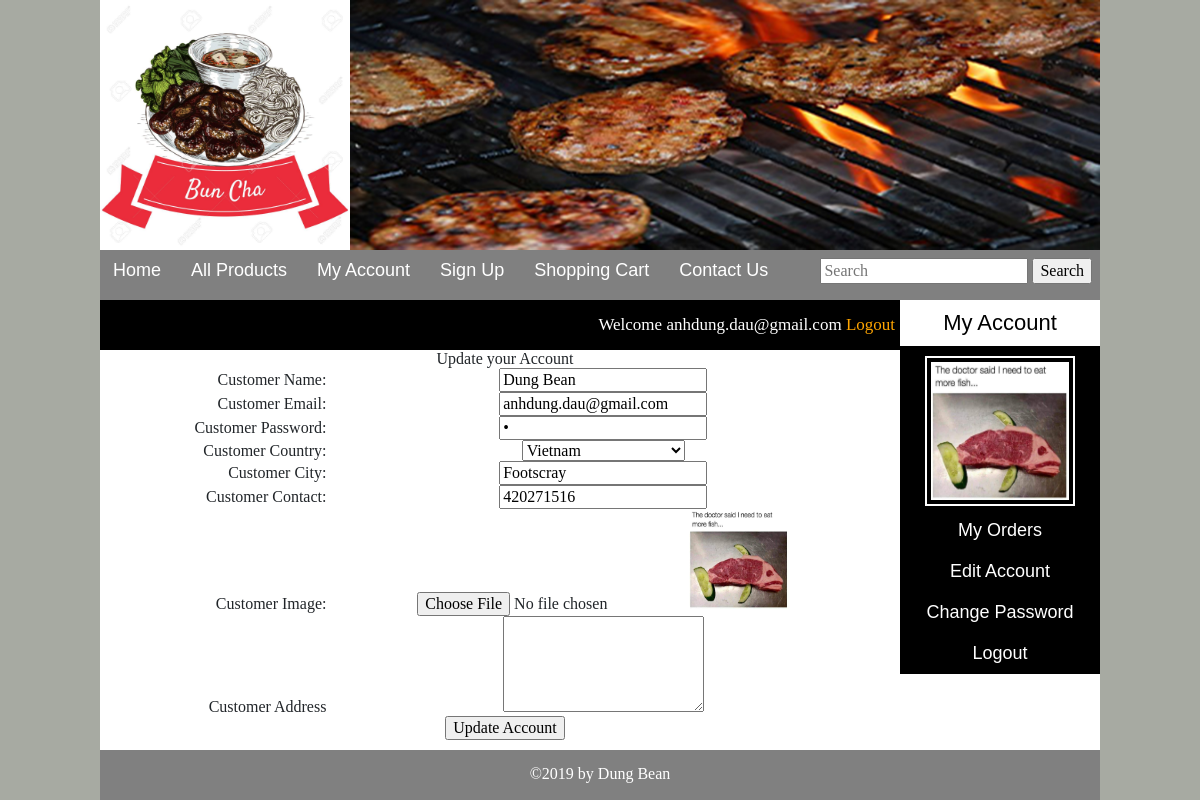
Screenshot of /customer/my_account.php?edit_account (signed in) with the database file from the repository.
### tables this page shows
CREATE TABLE `customers` (
  `customer_id` int(255) NOT NULL,
  `customer_ip` int(255) NOT NULL,
  `customer_name` text NOT NULL,
  `customer_email` varchar(255) NOT NULL,
  `customer_pass` varchar(255) NOT NULL,
  `customer_country` text NOT NULL,
  `customer_city` text NOT NULL,
  `customer_contact` varchar(255) NOT NULL,
  `customer_image` text NOT NULL,
  `customer_address` text NOT NULL
);

### customer/edit_account.php (the view, shortened to what this page needs)
<?php
  include("includes/db.php");
  $user = $_SESSION['customer_email'];
  $get_customer = "SELECT * from customers where customer_email='$user'";
  $run_customer = mysqli_query($con, $get_customer);
  $row_customer = mysqli_fetch_array($run_customer);
  $name = $row_customer['customer_name'];
  $email = $row_customer['customer_email'];
  $pass = $row_customer['customer_pass'];
  $country = $row_customer['customer_country'];
  $city = $row_customer['customer_city'];
  $contact = $row_customer['customer_contact'];
  $image = $row_customer['customer_image'];
  $address = $row_customer['customer_address'];
?>
<form action="" method="POST" enctype="multipart/form-data">
  <table align="center" width="750">
    <tr align="center">
      <td colspan="6"><h2>Update your Account</h2></td>
    </tr>
    <tr>
      <td align="right">Customer Name:</td>
      <td><input type="text" name="c_name" value="<?php echo $name; ?>" required/></td>
    </tr>
    <tr>
      <td align="right">Customer Email:</td>
      <td><input type="text" name="c_email" value="<?php echo $email; ?>" required/></td>
    </tr>
    <tr>
      <td align="right">Customer Password:</td>
      <td><input type="password" name="c_pass" value="<?php echo $pass; ?>" required/></td>
    </tr>
    <tr>
      <td align="right">Customer Country:</td>
      <td>
        <select name="c_country">
          <option><?php echo $country; ?></option>
        </select>
      </td>
    </tr>
    <tr>
      <td align="right">Customer City:</td>
      <td><input type="text" name="c_city" value="<?php echo $city; ?>" required/></td>
    </tr>
    <tr>
      <td align="right">Customer Contact:</td>
      <td><input type="text" name="c_contact" value="<?php echo $contact; ?>" required/></td>
    </tr>
    <tr>
      <td align="right">Customer Image:</td>
      <td><input type="file" name="c_image"/><img src="customer_images/<?php echo $image; ?>" width="100" height="100"/></td>
    </tr>
    <tr>
      <td align="right">Customer Address</td>
      <td><textarea type="textarea" cols="20" rows="5" name="c_address" value="<?php echo $address; ?>" required></textarea></td>
    </tr>
    <tr align="center">
      <td colspan="6"><input type="submit" name="register" value="Update Account" /></td>
    </tr>
  </table>
</form>

### customer/my_account.php (shortened to what this page needs)
<!Doctype html>
<?php
  include("functions/functions.php");
?>
<html>
  <head>
    <link rel="stylesheet" href="https://maxcdn.bootstrapcdn.com/bootstrap/4.0.0/css/bootstrap.min.css">
    <link rel="stylesheet" href="https://cdnjs.cloudflare.com/ajax/libs/animate.css/3.4.0/animate.min.css">
    <link rel="stylesheet" href="https://cdn.rawgit.com/noelboss/featherlight/1.7.13/release/featherlight.min.css" type="text/css" rel="stylesheet" />
    <link rel="stylesheet" href="https://use.fontawesome.com/releases/v5.6.3/css/all.css">
    <link rel="stylesheet" href="styles/style.css" media="all">
  </head>
  <body>
    <div class="main_wrapper">
      <div class="header_wrapper">
        <a href="../index.php"><img id="logo" src="images/logo2.jpg"/></a>
        <img id="banner" src="images/banner.png" />
      </div>
      <div class="menubar">
        <ul id="menu">
          <li><a href="../index.php">Home</a></li>
          <li><a href="../all_products.php">All Products</a></li>
          <li><a href="../customer/my_account.php">My Account</a></li>
          <li><a href="#">Sign Up</a></li>
          <li><a href="../cart.php">Shopping Cart</a></li>
          <li><a href="#">Contact Us</a></li>
        </ul>
        <div id="form">
          <form method="GET" action="../results.php" enctype="multipart/form-data">
            <input type="text" name="user_query" placeholder="Search"/>
            <input type="submit" name="search" value="Search"/>
          </form>
        </div>
      </div>
      <div class="content_wrapper">
				<div id="sidebar">
					<div id="sidebar_title">My Account</div>
					<ul id="cats">
					<?php
						$user = $_SESSION['customer_email'];
						$get_img = "SELECT * from customers where customer_email='$user'";
						$run_img = mysqli_query($con, $get_img);
						$row_img = mysqli_fetch_array($run_img);
						$c_image = $row_img['customer_image'];
						echo "<p style='text-align:center;padding-top:10px;'><img src='customer_images/$c_image' width='150' height='150'/></p>";
					?>
					<li><a href="my_account.php?my_orders">My Orders</a></li>
					<li><a href="my_account.php?edit_account">Edit Account</a></li>
					<li><a href="my_account.php?change_pass">Change Password</a></li>
					<li><a href="logout.php">Logout</a></li>
					</div>
        <div id="content_area">
          <div id="shopping_cart">
            <span style="float:right; font-size:17px; padding:5px; line-height:40px;">
	  					<?php
	    					if(isset($_SESSION['customer_email'])){
	    					  echo "<b>Welcome </b>" . $_SESSION['customer_email'] ;
	    					}
	  					?>
	  					<?php
		  					if(!isset($_SESSION['customer_email'])) {
		  						echo "<a href='../checkout.php' style='color:orange;'>Login</a>";
		  					}
		  					else {
		  						echo "<a href='logout.php' style='color:orange;'>Logout</a>";
		  					}
	  					?>
  					</span>
          </div>
					<div id="products_box">
					<?php
						if(isset($_GET['edit_account'])){
							include("edit_account.php");
						}
					?>
					</div>
        </div>
        <div id="footer">
          <h4 style="text-align:center; padding-top: 15px;">&copy;2019 by Dung Bean</h4>
        </div>
      </div>
    </div>
  </body>
</html>

### customer/styles/style.css (style rules this page uses)
html, body, div, span, applet, object, iframe, h1, h2, h3, h4, h5, h6, p, blockquote, pre, a, abbr, acronym, address, big, cite, code, del, dfn, em, img, ins, kbd, q, s, samp, small, strike, strong, sub, sup, tt, var, b, u, i, center, dl, dt, dd, ol, ul, li, fieldset, form, label, legend, table, caption, tbody, tfoot, thead, tr, th, td, article, aside, canvas, details, embed, figure, figcaption, footer, header, hgroup, menu, nav, output, ruby, section, summary, time, mark, audio, video { margin: 0; padding: 0; border: 0; font-size: 100%; font: inherit; vertical-align: baseline; }
body { background: #a7aaa2; }
.main_wrapper { width: 1000px; height: auto; margin: auto; }
.header_wrapper { width: 1000px; height: 250px; margin: auto; }
#logo { float: left; width: 250px; height: 250px; }
#banner { float: right; width: 750px; height: 250px; }
.menubar { width: 1000px; height: 50px; background: gray; color: white; }
#menu { padding: 0; margin: 0; line-height: 40px; float: left; }
#menu li { list-style: none; display: inline; }
#menu a { text-decoration: none; color: white; padding: 8px; margin: 5px; font-size: 18px; font-family: sans-serif; }
#form { float: right; padding: 8px; line-height: 20px; }
.content_wrapper { width: 1000px; margin: auto; background: white; }
#content_area { width:800px; float:left; background:white; }
#sidebar { width:200px; background:black; float:right; }
#sidebar_title { background:white; color:black; font-size:22px; font-family:arial; padding:10px; text-align:center; }
#cats { text-align: center; }
#cats li { list-style: none; display: block; padding: 10px; }
#cats a { color: white; padding: 8px; margin: 5px; text-decoration: none; font-size: 18px; font-family: sans-serif; }
#cats img { border: 2px solid white; padding: 4px; }
#products_box { width: 780px; text-align: center; margin-left: 30px; margin-bottom: 10px; }
#shopping_cart { width: 800px; height: 50px; background: black; color: white; }
#footer { width: 1000px; height: 50px; background: gray; color: white; clear: both; }

### rows the page displays
customers: customer_image (picture), c_name "Dung Bean", c_email "anhdung.dau@gmail.com", c_country "Vietnam", c_city "Footscray", c_contact "420271516"

### other values shown
$_SESSION['customer_email'] "anhdung.dau@gmail.com"
